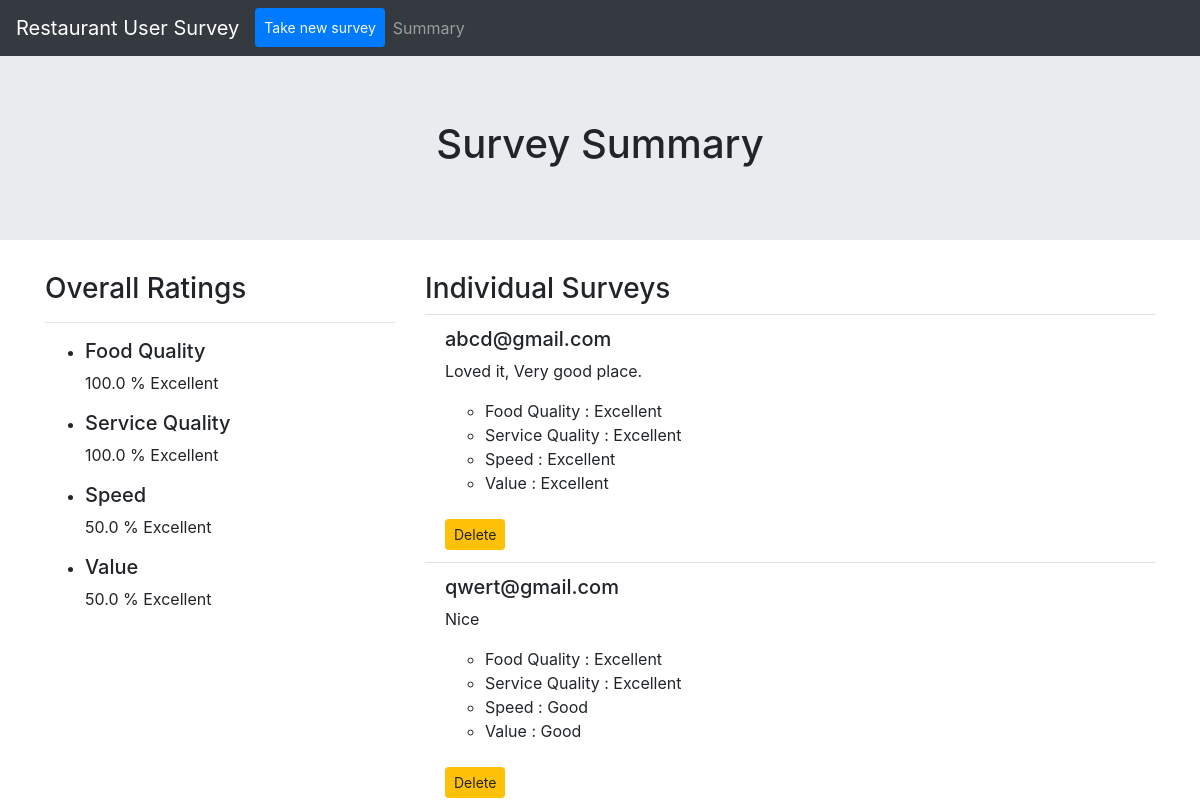
Page /summary on the committed database.
### usersurvey/models.py (models this page shows, shortened)
class Survey(models.Model):
    foodquality = models.CharField(max_length=50)
    servicequality = models.CharField(max_length=50)
    speed = models.CharField(max_length=50)
    value = models.CharField(max_length=50)
    comment = models.TextField()
    email = models.CharField(max_length=50)

### usersurvey/views.py (the view)
# urls.py: path('summary', summary),
def summary(request):
    allsurvey = Survey.objects.all()
    foodex = 0
    foodgood = 0
    foodavg = 0
    foodunsat = 0
    serveex = 0
    servegood = 0
    serveavg = 0
    serveunsat = 0
    speedex = 0
    speedgood = 0
    speedavg = 0
    speedunsat = 0
    valex = 0
    valgood = 0
    valavg = 0
    valunsat = 0
    for survey in allsurvey:
        if survey.foodquality == 'Excellent':
            foodex += 1
        elif survey.foodquality == 'Good':
            foodgood += 1
        elif survey.foodquality == 'Average':
            foodavg += 1
        elif survey.foodquality == 'Unsatisfied':
            foodunsat += 1
        if survey.servicequality == 'Excellent':
            serveex += 1
        elif survey.servicequality == 'Good':
            servegood += 1
        elif survey.servicequality == 'Average':
            serveavg += 1
        elif survey.servicequality == 'Unsatisfied':
            serveunsat += 1
        if survey.speed == 'Excellent':
            speedex += 1
        elif survey.speed == 'Good':
            speedgood += 1
        elif survey.speed == 'Average':
            speedavg += 1
        elif survey.speed == 'Unsatisfied':
            speedunsat += 1
        if survey.value == 'Excellent':
            valex += 1
        elif survey.value == 'Good':
            valgood += 1
        elif survey.value == 'Average':
            valavg += 1
        elif survey.value == 'Unsatisfied':
            valunsat += 1
    if len(allsurvey) > 0:
        foodexp = (foodex*100)/len(allsurvey)
        serveexp = (serveex*100)/len(allsurvey)
        valexp = (valex*100)/len(allsurvey)
        speedexp = (speedex*100)/len(allsurvey)
    else:
        foodexp = 0
        serveexp = 0
        valexp = 0
        speedexp = 0
    return render(request, 'usersurvey/summary.html', {'allsurvey': allsurvey, 'foodpercent': foodexp, 'servepercent': serveexp,
                                                       'valpercent': valexp, 'speedpercent': speedexp})

### usersurvey/templates/usersurvey/summary.html (shortened to what this page needs)
{% extends 'baselayout.html' %}
{% block content %}
<div class="jumbotron jumbotron-fluid">
  <h1 class="text-center">Survey Summary</h1>
</div>
<div class="container">
  <div class="row">
    <div class="col-4">
      <h3>Overall Ratings</h3>
      <hr />
      <ul>
        <li>
          <div>
            <h5>Food Quality</h5>
            <p>{{foodpercent}} % Excellent</p>
          </div>
        </li>
        <li>
          <div>
            <h5>Service Quality</h5>
            <p>{{servepercent}} % Excellent</p>
          </div>
        </li>
        <li>
          <div>
            <h5>Speed</h5>
            <p>{{speedpercent}} % Excellent</p>
          </div>
        </li>
        <li>
          <div>
            <h5>Value</h5>
            <p>{{valpercent}} % Excellent</p>
          </div>
        </li>
      </ul>
    </div>
    <div class="col-8">
      <h3>Individual Surveys</h3>
      <ul class="list-group list-group-flush">
        {% for survey in allsurvey %}
        <li class="list-group-item">
          <div>
            <h5>{{survey.email}}</h5>
            <p>{{survey.comment}}</p>
            <ul>
              <li>Food Quality : {{survey.foodquality}}</li>
              <li>Service Quality : {{survey.servicequality}}</li>
              <li>Speed : {{survey.speed}}</li>
              <li>Value : {{survey.value}}</li>
            </ul>
          </div>
          <br />
          <a href="delete/{{survey.id}}/" class="btn btn-warning btn-sm inline"
            >Delete</a
          >
        </li>
        {% endfor %}
      </ul>
    </div>
  </div>
</div>
{% endblock %}

### templates/baselayout.html (shortened to what this page needs)
<!DOCTYPE html>
<html lang="en">
  <head>
    <link
      rel="stylesheet"
      href="https://maxcdn.bootstrapcdn.com/bootstrap/4.0.0/css/bootstrap.min.css"
    />
  </head>
  <body>
    <nav class="navbar navbar-expand-lg navbar-dark bg-dark">
      <a class="navbar-brand" href="/">Restaurant User Survey</a>
      <div class="collapse navbar-collapse" id="navbarSupportedContent">
        <ul class="navbar-nav mr-auto">
          <li class="nav-item">
            <a class="nav-link btn btn-primary btn-sm text-light" href="/"
              >Take new survey</a
            >
          </li>
          <li class="nav-item">
            <a class="nav-link" href="/summary">Summary</a>
          </li>
        </ul>
      </div>
    </nav>
    {% block content %} {% endblock %}
  </body>
</html>

### rows in the picture
Survey: email "abcd@gmail.com", comment "Loved it, Very good place.", foodquality "Excellent", servicequality "Excellent", speed "Excellent", value "Excellent"
Survey: email "qwert@gmail.com", comment "Nice", foodquality "Excellent", servicequality "Excellent", speed "Good", value "Good"

### other values in the picture
{{ foodpercent }} "100.0"
{{ servepercent }} "100.0"
{{ speedpercent }} "50.0"
{{ valpercent }} "50.0"
